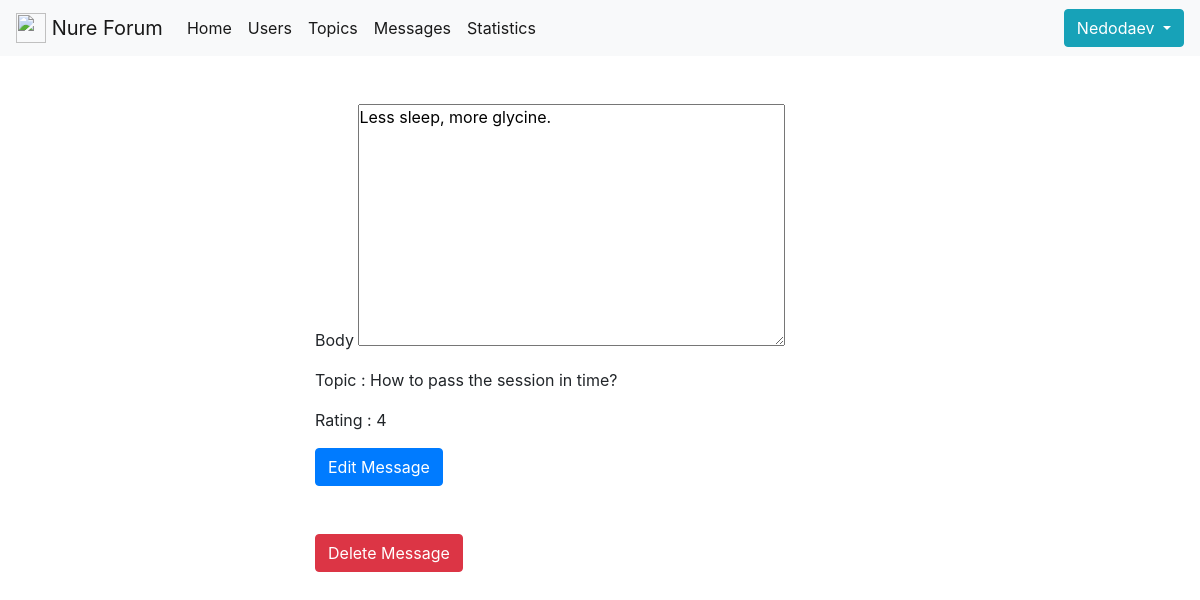
The app's page /msg/update/36/ (signed in), older data.
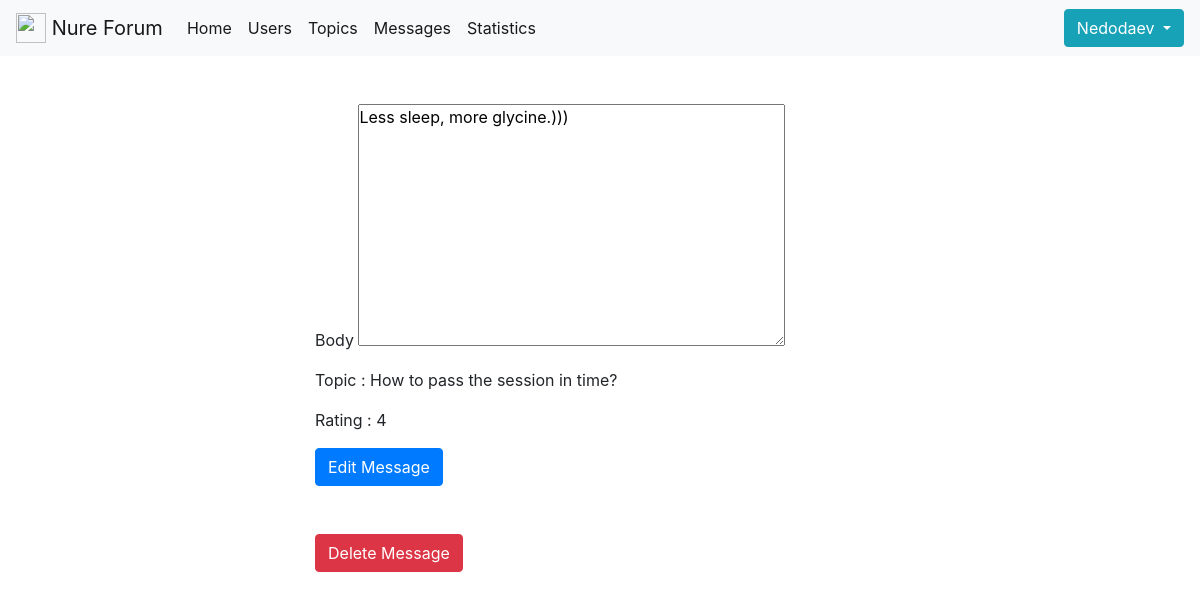
The same page, newer data.
### forumengine/models.py (models this page shows, shortened)
class Message(models.Model):
    message_id = models.AutoField(primary_key=True)
    body = models.TextField(blank=False, null=False)
    date_of_pub = models.DateTimeField(auto_now_add=True)
    rating = models.IntegerField(blank=False, null=False, default=0)
    author = models.ForeignKey(ForumUser, on_delete=models.CASCADE, blank=False)
    topic = models.ForeignKey(Topic, on_delete=models.CASCADE, blank=False)
    voted_users = models.ManyToManyField(ForumUser, blank=True, default=None, related_name='voted_users')
    def get_update_url(self):
        return reverse('message_update_url', kwargs={'message_id': self.message_id})
    def get_delete_url(self):
        return reverse('message_delete_url', kwargs={'message_id': self.message_id})

class Topic(models.Model):
    topic_id = models.AutoField(primary_key=True, auto_created=True)
    title = models.CharField(max_length=80, blank=False, null=False, default='unnamed')
    date_of_pub = models.DateTimeField(auto_now_add=True)
    category = models.ForeignKey(Category, on_delete=models.CASCADE, blank=False)
    rating = models.IntegerField(blank=False, null=False, default=0)
    slug = models.SlugField(max_length=255, unique=True)
    author = models.ForeignKey(ForumUser, on_delete=models.CASCADE, blank=False, null=False)

### forumengine/views.py (the view, shortened to what this page needs)
# urls.py: path('msg/update/<int:message_id>/', MessageUpdate.as_view(), name='message_update_url'),
class MessageUpdate(LoginRequiredMixin, View):
    model = Message
    model_form = MessageForm
    template = 'forumengine/message_update_form.html'
    raise_exception = True
    def get(self, request, message_id):
        user = ForumUser.objects.get(username=request.user.username)
        message = Message.objects.get(message_id=message_id)
        bound_form = self.model_form(instance=message)
        if message.author == user or user.is_staff:
            return render(request, self.template, context={'form': bound_form, 'message': message, 'user': user})
        else:
            return redirect('topic_detail_view', slug=message.topic.slug)

### forumengine/forms.py
class MessageForm(forms.ModelForm):
    class Meta:
        model = Message
        fields = ['body']
        vidgets = {
            'body': forms.Textarea(attrs={'class': 'form-control'}),
        }

### forumengine/models.py (called while the page is built)
    def get_absolute_url(self):
        return reverse('user_detail_url', kwargs={'id': self.id})

### forumengine/templates/forumengine/message_update_form.html (shortened to what this page needs)
{% extends 'base.html'%}
{% load static %}
{% block content %}
<div class="container w-50 mt-5" style="margin-left:25%;">
    <form action="{{ message.get_update_url }}" method="post">
        {% for field in form %}
        <div class="form-group w-100">
            <div class="form-group">
                {{ field.label}}
                {{ field }}
            </div>
        </div>
        {% endfor%}
        <div class="gorm-group">
            <p>Topic : {{message.topic.title}}</p>
            <p>Rating : {{message.rating}}</p>
        </div>
        <button type="submit" class="btn btn-primary">Edit Message</button>
    </form>
    <a class="btn btn-danger mt-5" href="{{message.get_delete_url}}" role="button">Delete Message</a>
</div>
{% endblock %}

Row changes from the older to the newer data that the page shows:
changed Message "How to pass the session in time?": body "Less sleep, more glycine." → "Less sleep, more glycine.)))"
